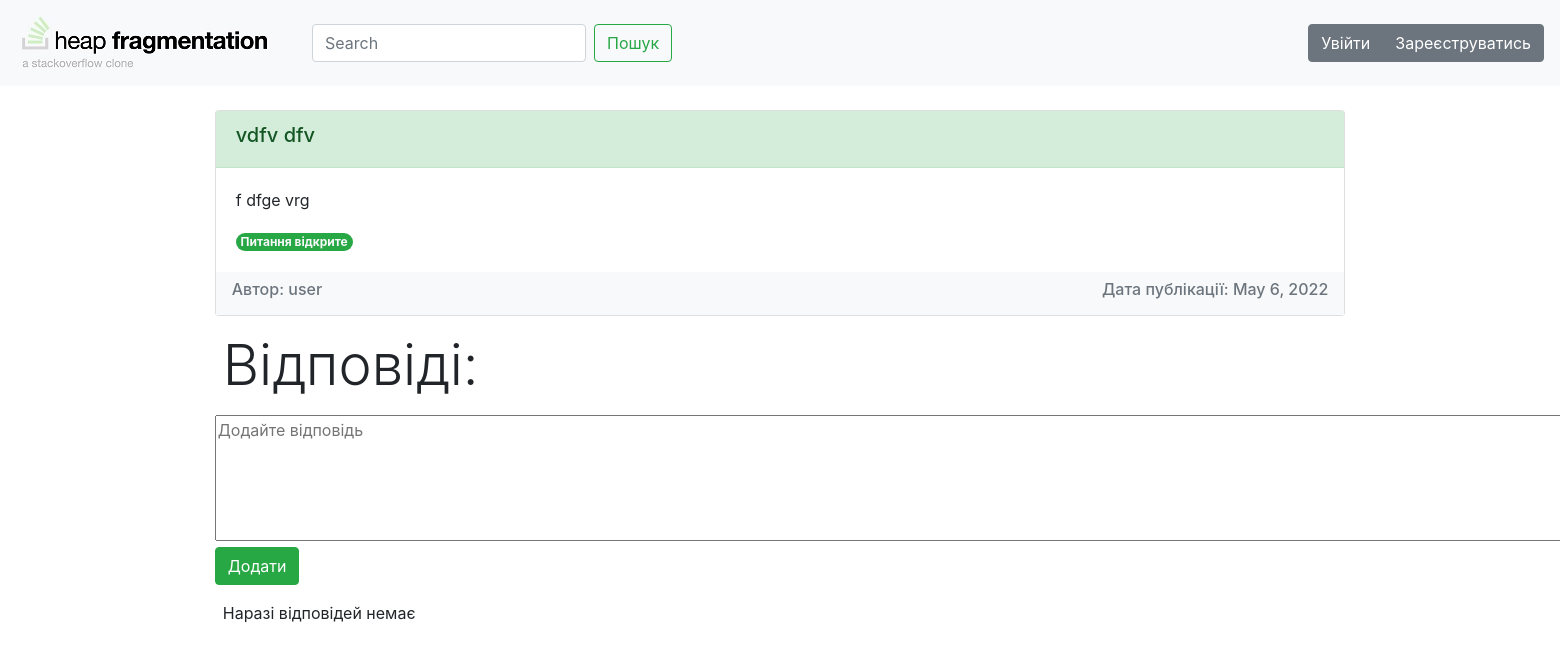
The page /2 on the database as committed earlier.
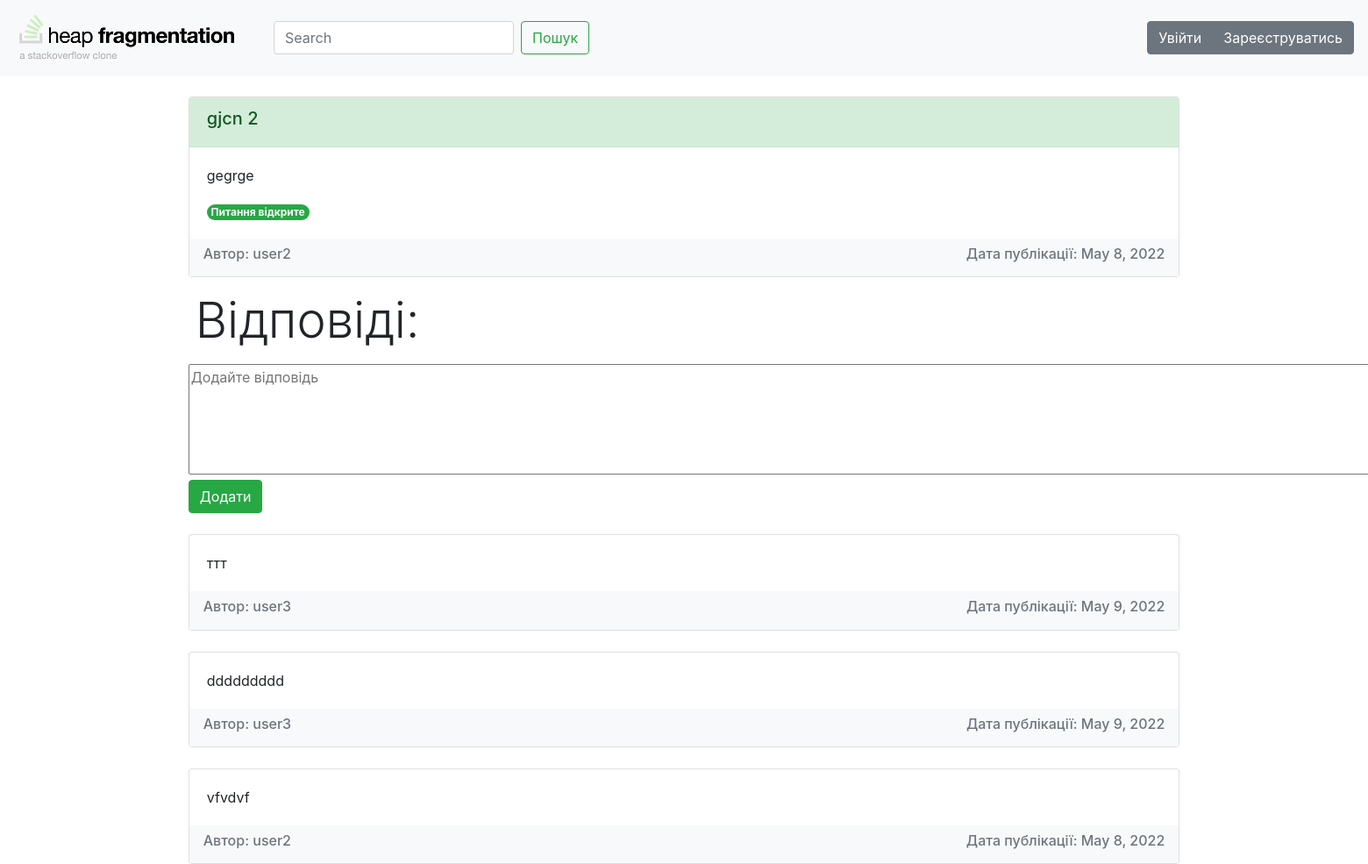
The same page on the database as committed later.
### advice_app/models.py (models this page shows, shortened)
class Post(models.Model):
    title = models.CharField("Заголовок", max_length=50)
    question = models.TextField("Питання")
    author = models.ForeignKey(User, on_delete=models.CASCADE)
    isClosed = models.BooleanField("Cтатус")
    date = models.DateField(auto_now=True)

class Answer(models.Model):
    text = models.TextField("Відповідь")
    author = models.ForeignKey(User, on_delete=models.CASCADE, null=True)
    post = models.ForeignKey(Post, on_delete=models.CASCADE, null=True, related_name="answers")
    date = models.DateField(auto_now=True)
    rating = models.IntegerField(default=0)
    class Meta:
        ordering = ['-id']

### advice_app/views.py (the view, shortened to what this page needs)
# urls.py: path('<int:pk>', views.Post_detail.as_view(), name='detail'),
class Post_detail(FormMixin, DetailView):
    model = Post
    template_name = "advice_app/detail.html"
    form_class = AnswerForm

### advice_app/forms.py
class AnswerForm(ModelForm):
    class Meta:
        model = Answer
        fields = ["text"]
        widgets = {"text": Textarea(attrs={'placeholder': 'Додайте відповідь', 'rows':5, 'cols':146})}

### advice_app/templates/advice_app/detail.html (shortened to what this page needs)
{% extends 'advice_app/base.html' %}
{% block content %}
<div class="row justify-content-center">
    <div class="col-xl-9">
    <div class="card mt-4 mx-3">
      <div class="card-header alert-success"><h5>{{ object.title }}</h5></div>
      <div class="card-body">
        <p class="card-text">{{ object.question }}</p>
        {% if object.isClosed %}
          <span class="badge rounded-pill bg-secondary text-light">Відповідь отримано</span>
        {% else %}
          <span class="badge rounded-pill bg-success text-light">Питання відкрите</span>
        {% endif %}
      </div>
      <div class="navbar navbar-light bg-light text-muted">
        <h6>Автор: {{ object.author }}</h6>
        <h6>Дата публікації: {{ object.date }}</h6>
      </div>
    </div>
        <p class="display-4 mx-4 my-3">Відповіді: </p>
        <div class="mx-3">
    <form method="post" action="">
        {{ form.text }}<br>
        <button type="submit" class="btn btn-success">Додати</button>
    </form>
        </div>
    {% if object.answers.all %}
      {% for i in object.answers.all %}
        <div class="card mt-4 mx-3">
          <div class="card-body">
            <p class="card-text">{{ i.text }}</p>
          </div>
          <div class="navbar navbar-light bg-light text-muted">
            <h6>Автор: {{ i.author }}</h6>
            <h6>Дата публікації: {{ i.date }}</h6>
          </div>
        </div>
      {% endfor %}
    {% else %}
      <p class="display-6 mx-4 my-3">Наразі відповідей немає</p>
    {% endif %}
    </div>
</div>
{% endblock %}

Rows that differ between the two databases and show on the page:
changed Post: title "vdfv dfv" → "gjcn 2"; question "f dfge vrg" → "gegrge"; author "user" → "user2"; date "May 6, 2022" → "May 8, 2022"
added Answer: text "ттт", author "user3", date "May 9, 2022"
added Answer: text "ddddddddd", author "user3", date "May 9, 2022"
added Answer: text "vfvdvf", author "user2", date "May 8, 2022"
Other text that changed with them:
text no longer shown: "Наразі відповідей немає"
